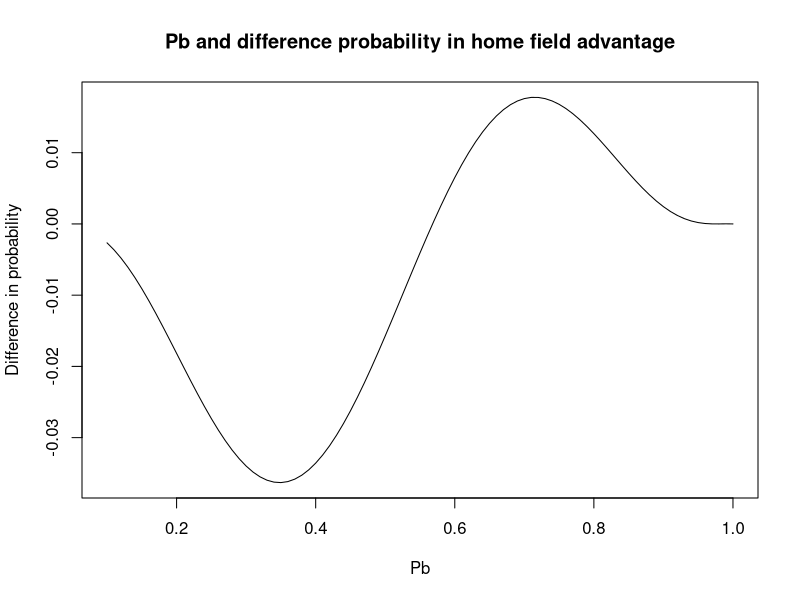
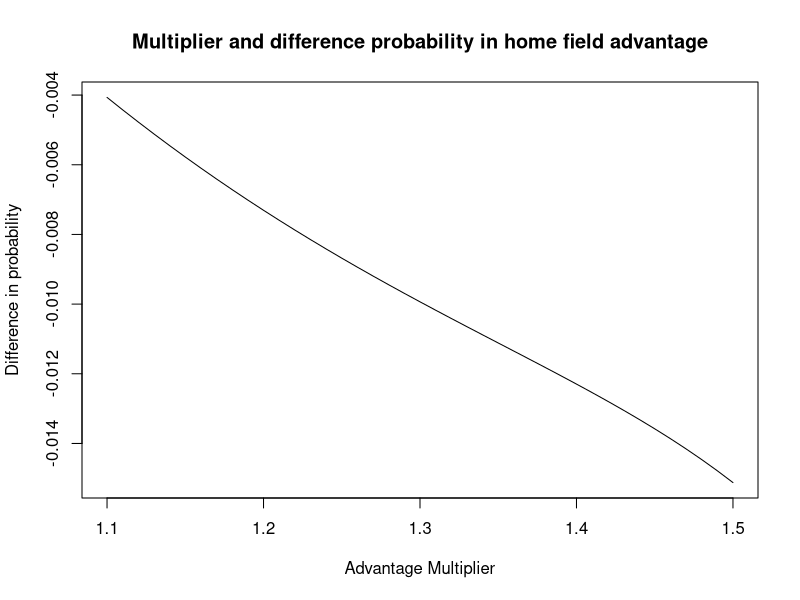

These figures' R source, in order:
## ---- chunk 1
require(dplyr)
require(data.table)
# Get all possible outcomes
apo <- fread("all-possible-world-series-outcomes.csv")

# Home field indicator
hfi <- c(1,1,0,0,0,1,1) #{ATL, ATL, NYC, NYC, NYC, ATL, ATL}

# P_B
pb <- 0.55
advantage_multiplier <- 1.1 # Set = 1 for no advantage
pbh <- pb*advantage_multiplier
pba <- 1 - (1 - pb)*advantage_multiplier

# Calculate the probability of each possible outcome
apo[, p := NA_real_] # Initialize new column in apo to store prob
for(i in 1:nrow(apo)){
  prob_game <- rep(1, 7)
  for(j in 1:7){
    p_win <- ifelse(hfi[j], pbh, pba)
    prob_game[j] <- case_when(
        apo[i,j,with=FALSE] == "W" ~ p_win
      , apo[i,j,with=FALSE] == "L" ~ 1 - p_win
      , TRUE ~ 1
    )
  }
  apo[i, p := prod(prob_game)] # Data.table syntax
}

# Sanity check: does sum(p) == 1?
#apo[, sum(p)] # This is data.table notation

# Probability of overall World Series outcomes
apo[, sum(p), overall_outcome]

## ---- chunk 2
# Home field indicator
alter_loca <- c(0,0,1,1,1,0,0)

# Calculate the probability of each possible outcome
apo[, p := NA_real_] # Initialize new column in apo to store prob
for(i in 1:nrow(apo)){
  prob_game <- rep(1, 7)
  for(j in 1:7){
    p_win <- ifelse(alter_loca[j], pbh, pba)
    prob_game[j] <- case_when(
        apo[i,j,with=FALSE] == "W" ~ p_win
      , apo[i,j,with=FALSE] == "L" ~ 1 - p_win
      , TRUE ~ 1
    )
  }
  apo[i, p := prod(prob_game)] # Data.table syntax
}

# Probability of overall World Series outcomes
win_with<-apo[, sum(p), overall_outcome]
(win_home<-win_with$V1[1])
## ---- chunk 3
#Win probability in world series of Braves without home field advantage, which means every single game the win probability is the same

(win_without<-1-pbinom(3,7,0.55))
## ---- chunk 4
win_home-win_without
## ---- chunk 5
#Randomly simulate the result of the 7 matches


#create matrix for the new simulation
n<-10000
po<-matrix(rep(NA,n*8),ncol=8,byrow = TRUE)
colnames(po)<-c('Game 1','Game 2','Game 3','Game 4','Game 5','Game 6','Game 7','Outcome')

#Simulation
test_seq<-seq(1,n)

for (i in test_seq){
  match_outcome<-rep(1,7)
  for (j in 1:7){
    match_outcome[j]<-rbinom(1,1,ifelse(alter_loca[j],pbh,pba))
  }
  po[i,1:7]<- match_outcome
  po[i,8]<-round(mean(match_outcome))
}
(sim_home<-mean(po[,'Outcome']))

## ---- chunk 6
n<-10000
po<-matrix(rep(NA,n*8),ncol=8,byrow = TRUE)
colnames(po)<-c('Game 1','Game 2','Game 3','Game 4','Game 5','Game 6','Game 7','Outcome')

#Simulation
test_seq<-seq(1,n)

for (i in test_seq){
  
  match_outcome<-rbinom(7,1,pb)
  po[i,1:7]<- match_outcome
  po[i,8]<-round(mean(match_outcome))
}
(sim_no_home<-mean(po[,'Outcome']))
## ---- chunk 7
(diff_sim<-abs(sim_home-sim_no_home))
## ---- chunk 8
(rela<- abs(sim_home-win_home)/win_home)
## ---- chunk 9
abs(sim_home-win_home)
## ---- chunk 10
sim_pb<-seq(0.1,1,0.01)
new_prob<-rep(NA,length(sim_pb))
without_win<-rep(NA,length(sim_pb))
total_diff<-rep(NA,length(sim_pb))

for (x in seq_along(sim_pb)){
  pbh_new <- sim_pb[x]*advantage_multiplier
  pba_new <- 1 - (1 - sim_pb[x])*advantage_multiplier
  # Calculate the probability of each possible outcome
  apo[, p := NA_real_] # Initialize new column in apo to store prob
  for(i in 1:nrow(apo)){
    prob_game <- rep(1, 7)
    for(j in 1:7){
      p_win <- ifelse(alter_loca[j], pbh_new, pba_new)
      prob_game[j] <- case_when(
          apo[i,j,with=FALSE] == "W" ~ p_win
        , apo[i,j,with=FALSE] == "L" ~ 1 - p_win
        , TRUE ~ 1
      )
    }
  apo[i, p := prod(prob_game)] # Data.table syntax

  # Probability of overall World Series outcomes
  win_with<-apo[, sum(p), overall_outcome]
  new_prob[x]<-win_with$V1[1]
  without_win[x]<- 1-pbinom(3,7,sim_pb[x])
  total_diff[x]<-(new_prob[x]-without_win[x])
  }
}

# Make Plot between Pb and probability of winning the world series

plot(sim_pb,total_diff,type='l',xlab='Pb',ylab='Difference in probability',main='Pb and difference probability in home field advantage')

## ---- chunk 11
#Set up sequence on advantage multiploer to be number between 1.1 to 1.5, every break is 0.01.

advantage_multiplier_new<-seq(1.1,1.5,0.01)
new_prob<-rep(NA,length(advantage_multiplier_new))
without_win<-rep(NA,length(advantage_multiplier_new))
total_diff<-rep(NA,length(advantage_multiplier_new))

#Simulation
for (q in seq_along(advantage_multiplier_new)){
  pbh_new <- pb*(advantage_multiplier_new[q])
  pba_new <- 1 - (1 - pb)*advantage_multiplier_new[q]
  # Calculate the probability of each possible outcome
  apo[, p := NA_real_] # Initialize new column in apo to store prob
  for(i in 1:nrow(apo)){
    prob_game <- rep(1, 7)
    for(j in 1:7){
      p_win <- ifelse(alter_loca[j], pbh_new, pba_new)
      prob_game[j] <- case_when(
          apo[i,j,with=FALSE] == "W" ~ p_win
        , apo[i,j,with=FALSE] == "L" ~ 1 - p_win
        , TRUE ~ 1
      )
    }
  apo[i, p := prod(prob_game)] # Data.table syntax

  # Probability of overall World Series outcomes
  win_with<-apo[, sum(p), overall_outcome]
  new_prob[q]<-win_with$V1[1]
 
  total_diff[q]<-(new_prob[q]-win_without)
  }
}
# Make Plot between Advantage multiplier and probability of winning the world series

plot(advantage_multiplier_new,total_diff,type='l',xlab='Advantage Multiplier',ylab='Difference in probability',main='Multiplier and difference probability in home field advantage')

